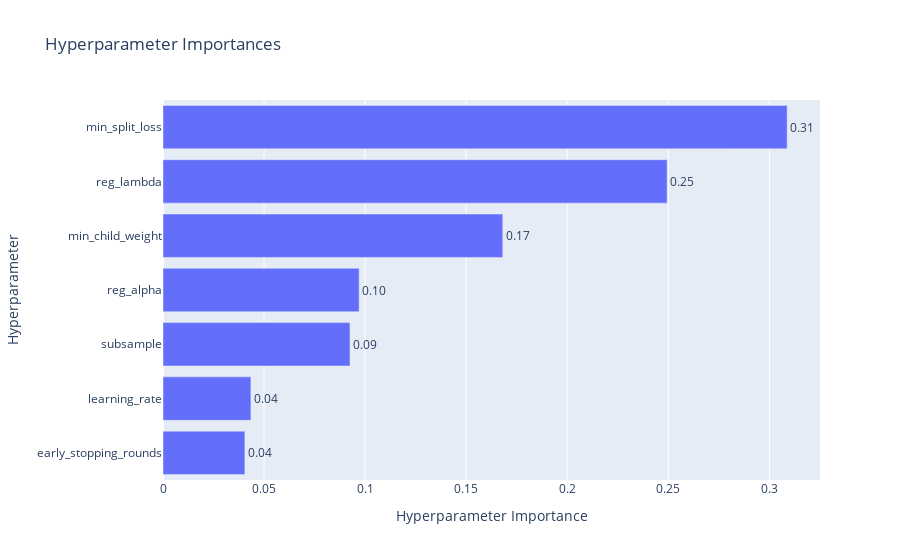

Here is the notebook cell this chart was saved with:
### Code cell
plot_param_importances(meta_study)

### Figure 1 — Plotly figure (JSON) as saved in the notebook; plotly's stock layout.template omitted (floating-point values rounded to 4 significant figures)
{"data": [{"cliponaxis": false, "hovertemplate": ["early_stopping_rounds (IntDistribution): 0.040508594624302174<extra></extra>", "learning_rate (FloatDistribution): 0.04349705503814108<extra></extra>", "subsample (FloatDistribution): 0.09251578181473155<extra></extra>", "reg_alpha (FloatDistribution): 0.09706080115387777<extra></extra>", "min_child_weight (FloatDistribution): 0.16813471963221538<extra></extra>", "reg_lambda (FloatDistribution): 0.24945151151159928<extra></extra>", "min_split_loss (FloatDistribution): 0.3088315362251326<extra></extra>"], "name": "Objective Value", "orientation": "h", "text": ["0.04", "0.04", "0.09", "0.10", "0.17", "0.25", "0.31"], "textposition": "outside", "type": "bar", "x": [0.04051, 0.0435, 0.09252, 0.09706, 0.1681, 0.2495, 0.3088], "y": ["early_stopping_rounds", "learning_rate", "subsample", "reg_alpha", "min_child_weight", "reg_lambda", "min_split_loss"]}], "layout": {"autosize": true, "title": {"text": "Hyperparameter Importances"}, "xaxis": {"autorange": true, "range": [0, 0.3251], "title": {"text": "Hyperparameter Importance"}, "type": "linear"}, "yaxis": {"autorange": true, "range": [-0.5, 6.5], "title": {"text": "Hyperparameter"}, "type": "category"}}}
